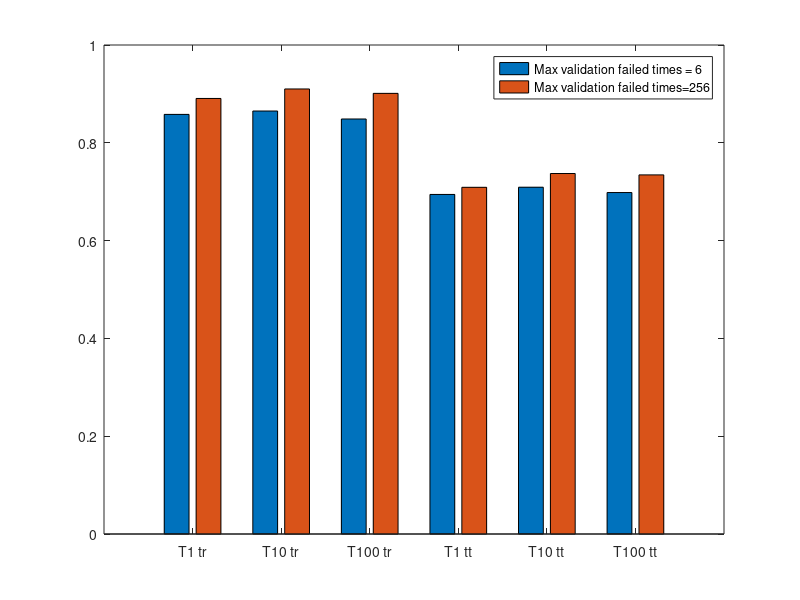

This chart was generated by the following MATLAB code:
cmap = hsv(7);
res = [0.8581 0.8907;	0.865 0.9101;	0.8487 0.9011;	0.6944 0.709;	0.7092 0.7372;	0.6983 0.7344];

bar(res);
set(gca,'XTickLabel', {'T1 tr', 'T10 tr', 'T100 tr', 'T1 tt', 'T10 tt' ,'T100 tt'});
legend('Max validation failed times = 6','Max validation failed times=256');